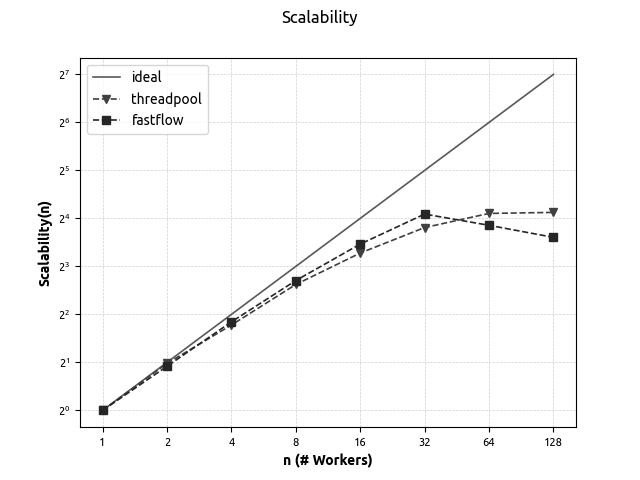

Source code (Python):
import matplotlib.pyplot as plt
import numpy as np

'''
[v.montagna@C6320p-2 ~]$ ./execute.sh 
Running sequential code
1
2
3
4
5
6
7
8
results SEQ for:  ../tests_tsplib95/u2152.tsp 2048
150.23

End Seq.
Running parallel ST code
1
2
3
4
5
6
7
8
results PAR for:  1 ../tests_tsplib95/u2152.tsp 2048
148.84

8
1
2
3
4
5
6
7
8
results PAR for:  2 ../tests_tsplib95/u2152.tsp 2048
75.51

8
1
2
3
4
5
6
7
8
results PAR for:  4 ../tests_tsplib95/u2152.tsp 2048
43.43

8
1
2
3
4
5
6
7
8
results PAR for:  8 ../tests_tsplib95/u2152.tsp 2048
24.16

8
1
2
3
4
5
6
7
8
results PAR for:  16 ../tests_tsplib95/u2152.tsp 2048
15.34

8
1
2
3
4
5
6
7
8
results PAR for:  32 ../tests_tsplib95/u2152.tsp 2048
10.62

8
1
2
3
4
5
6
7
8
results PAR for:  64 ../tests_tsplib95/u2152.tsp 2048
8.66

8
1
2
3
4
5
6
7
8
results PAR for:  128 ../tests_tsplib95/u2152.tsp 2048
8.53

End parallel ST.

speedup=[1.0093 1.9895 3.4591 6.2181 9.7933 14.1459 17.3475 17.6119]
scalability=[1.0000 1.9711 3.4271 6.1605 9.7027 14.0150 17.1870 17.4490]

Running parallel FastFlow code
1
2
3
4
5
6
7
8
results PAR for:  1 ../tests_tsplib95/u2152.tsp 2048
140.16

1
2
3
4
5
6
7
8
results PAR for:  2 ../tests_tsplib95/u2152.tsp 2048
74.24

1
2
3
4
5
6
7
8
results PAR for:  4 ../tests_tsplib95/u2152.tsp 2048
39.01

1
2
3
4
5
6
7
8
results PAR for:  8 ../tests_tsplib95/u2152.tsp 2048
21.49

1
2
3
4
5
6
7
8
results PAR for:  16 ../tests_tsplib95/u2152.tsp 2048
12.70

1
2
3
4
5
6
7
8
results PAR for:  32 ../tests_tsplib95/u2152.tsp 2048
8.23

1
2
3
4
5
6
7
8
results PAR for:  64 ../tests_tsplib95/u2152.tsp 2048
9.68

1
2
3
4
5
6
7
8
results PAR for:  128 ../tests_tsplib95/u2152.tsp 2048
11.52

End parallel FF.
'''

plt.style.use('grayscale')

plt.rcParams['font.family'] = 'serif'
plt.rcParams['font.serif'] = 'Ubuntu'
plt.rcParams['font.monospace'] = 'Ubuntu Mono'
plt.rcParams['font.size'] = 10
plt.rcParams['axes.labelsize'] = 10
plt.rcParams['axes.labelweight'] = 'bold'
plt.rcParams['axes.titlesize'] = 10
plt.rcParams['xtick.labelsize'] = 8
plt.rcParams['ytick.labelsize'] = 8
plt.rcParams['legend.fontsize'] = 10
plt.rcParams['figure.titlesize'] = 12




fig, ax = plt.subplots()

a = np.arange(8)
x = 2**a

ax.plot(a,x,label='ideal',linewidth=1.2, c='0.35')
ax.plot(a,[1.0, 1.97, 3.43, 6.16, 9.7, 14.02, 17.19, 17.45],label='threadpool',linewidth=1.2, c='0.25', linestyle='--',marker= 'v')
ax.plot(a,[1.0, 1.89, 3.59, 6.52, 11.04, 17.03, 14.48, 12.17],label='fastflow',linewidth=1.2, c='0.15', linestyle='--',marker= 's')
#ax.xaxis.set_ticks(a)
#ax.xaxis.set_ticklabels(x)
plt.yscale('log', basey=2)
plt.xticks(a,x)
plt.xlabel('n (# Workers)')
plt.ylabel('Scalability(n)')
plt.legend()

fig.suptitle("Scalability")

# Don't allow the axis to be on top of your data
ax.set_axisbelow(True)

# Customize the grid
ax.grid(linestyle='--', linewidth='0.5', c='0.82')
plt.show()
